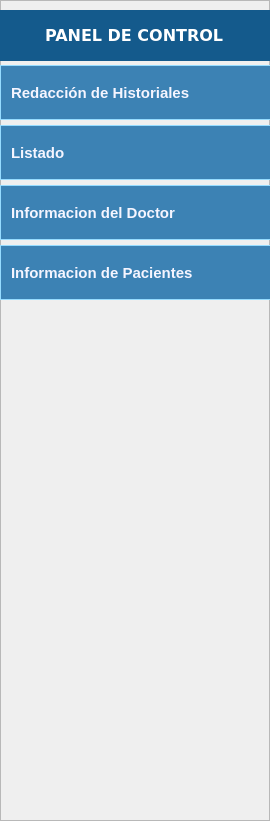
   <widget class="QFrame" name="frame">
    <property name="geometry">
     <rect>
      <x>0</x>
      <y>0</y>
      <width>270</width>
      <height>821</height>
     </rect>
    </property>
    <property name="styleSheet">
     <string notr="true">background-color: rgb(193,	235,	253);</string>
    </property>
    <property name="frameShape">
     <enum>QFrame::StyledPanel</enum>
    </property>
    <property name="frameShadow">
     <enum>QFrame::Raised</enum>
    </property>
    <widget class="QPushButton" name="pushButton_3">
     <property name="geometry">
      <rect>
       <x>0</x>
       <y>125</y>
       <width>271</width>
       <height>55</height>
      </rect>
     </property>
     <property name="font">
      <font>
       <family>Arial</family>
       <pointsize>11</pointsize>
       <weight>75</weight>
       <italic>false</italic>
       <bold>true</bold>
      </font>
     </property>
     <property name="cursor">
      <cursorShape>PointingHandCursor</cursorShape>
     </property>
     <property name="styleSheet">
      <string notr="true">background-color: rgb(60, 130, 180); 
border: 1px solid rgb(150,220,255); 
border-radius: 0px; 
color: rgb(245, 245, 255);
text-align: left; 
padding-left: 10px</string>
     </property>
     <property name="text">
      <string>Listado</string>
     </property>
     <property name="icon">
      <iconset>
       <normaloff>../../.designer/backup/Iconos/documentos.png</normaloff>../../.designer/backup/Iconos/documentos.png</iconset>
     </property>
     <property name="iconSize">
      <size>
       <width>32</width>
       <height>32</height>
      </size>
     </property>
    </widget>
    <widget class="QPushButton" name="pushButton_5">
     <property name="enabled">
      <bool>true</bool>
     </property>
     <property name="geometry">
      <rect>
       <x>0</x>
       <y>65</y>
       <width>271</width>
       <height>55</height>
      </rect>
     </property>
     <property name="font">
      <font>
       <family>Arial</family>
       <pointsize>11</pointsize>
       <weight>75</weight>
       <italic>false</italic>
       <bold>true</bold>
      </font>
     </property>
     <property name="cursor">
      <cursorShape>PointingHandCursor</cursorShape>
     </property>
     <property name="focusPolicy">
      <enum>Qt::ClickFocus</enum>
     </property>
     <property name="layoutDirection">
      <enum>Qt::LeftToRight</enum>
     </property>
     <property name="styleSheet">
      <string notr="true">background-color: rgb(60, 130, 180); 
border: 1px solid rgb(150,220,255); 
border-radius: 0px; 
color: rgb(245, 245, 255);
text-align: left; 
padding-left: 10px</string>
     </property>
     <property name="text">
      <string>Redacción de Historiales</string>
     </property>
     <property name="icon">
      <iconset>
       <normaloff>../../.designer/backup/Iconos/historialmedico.png</normaloff>../../.designer/backup/Iconos/historialmedico.png</iconset>
     </property>
     <property name="iconSize">
      <size>
       <width>32</width>
       <height>32</height>
      </size>
     </property>
    </widget>
    <widget class="QLineEdit" name="lineEdit_7">
     <property name="geometry">
      <rect>
       <x>0</x>
       <y>10</y>
       <width>270</width>
       <height>51</height>
      </rect>
     </property>
     <property name="font">
      <font>
       <family>Verdana</family>
       <pointsize>12</pointsize>
       <weight>75</weight>
       <bold>true</bold>
      </font>
     </property>
     <property name="cursor">
      <cursorShape>ArrowCursor</cursorShape>
     </property>
     <property name="layoutDirection">
      <enum>Qt::LeftToRight</enum>
     </property>
     <property name="styleSheet">
      <string notr="true">background-color: rgb(20, 90, 140); 
color: rgb(255,255,255); 
border: 0px;




</string>
     </property>
     <property name="text">
      <string>PANEL DE CONTROL</string>
     </property>
     <property name="alignment">
      <set>Qt::AlignCenter</set>
     </property>
    </widget>
    <widget class="QPushButton" name="pushButton_6">
     <property name="enabled">
      <bool>true</bool>
     </property>
     <property name="geometry">
      <rect>
       <x>0</x>
       <y>185</y>
       <width>271</width>
       <height>55</height>
      </rect>
     </property>
     <property name="font">
      <font>
       <family>Arial</family>
       <pointsize>11</pointsize>
       <weight>75</weight>
       <italic>false</italic>
       <bold>true</bold>
      </font>
     </property>
     <property name="cursor">
      <cursorShape>PointingHandCursor</cursorShape>
     </property>
     <property name="focusPolicy">
      <enum>Qt::ClickFocus</enum>
     </property>
     <property name="layoutDirection">
      <enum>Qt::LeftToRight</enum>
     </property>
     <property name="styleSheet">
      <string notr="true">background-color: rgb(60, 130, 180); 
border: 1px solid rgb(150,220,255); 
border-radius: 0px; 
color: rgb(245, 245, 255);
text-align: left; 
padding-left: 10px</string>
     </property>
     <property name="text">
      <string>Informacion del Doctor</string>
     </property>
     <property name="icon">
      <iconset>
       <normaloff>D:/TESIS/.designer/backup/Iconos/historialmedico.png</normaloff>D:/TESIS/.designer/backup/Iconos/historialmedico.png</iconset>
     </property>
     <property name="iconSize">
      <size>
       <width>32</width>
       <height>32</height>
      </size>
     </property>
    </widget>
    <widget class="QPushButton" name="pushButton_10">
     <property name="enabled">
      <bool>true</bool>
     </property>
     <property name="geometry">
      <rect>
       <x>0</x>
       <y>245</y>
       <width>271</width>
       <height>55</height>
      </rect>
     </property>
     <property name="font">
      <font>
       <family>Arial</family>
       <pointsize>11</pointsize>
       <weight>75</weight>
       <italic>false</italic>
       <bold>true</bold>
      </font>
     </property>
     <property name="cursor">
      <cursorShape>PointingHandCursor</cursorShape>
     </property>
     <property name="focusPolicy">
      <enum>Qt::ClickFocus</enum>
     </property>
     <property name="layoutDirection">
      <enum>Qt::LeftToRight</enum>
     </property>
     <property name="styleSheet">
      <string notr="true">background-color: rgb(60, 130, 180); 
border: 1px solid rgb(150,220,255); 
border-radius: 0px; 
color: rgb(245, 245, 255);
text-align: left; 
padding-left: 10px</string>
     </property>
     <property name="text">
      <string>Informacion de Pacientes</string>
     </property>
     <property name="icon">
      <iconset>
       <normaloff>D:/TESIS/.designer/backup/Iconos/historialmedico.png</normaloff>D:/TESIS/.designer/backup/Iconos/historialmedico.png</iconset>
     </property>
     <property name="iconSize">
      <size>
       <width>32</width>
       <height>32</height>
      </size>
     </property>
    </widget>
   </widget>
